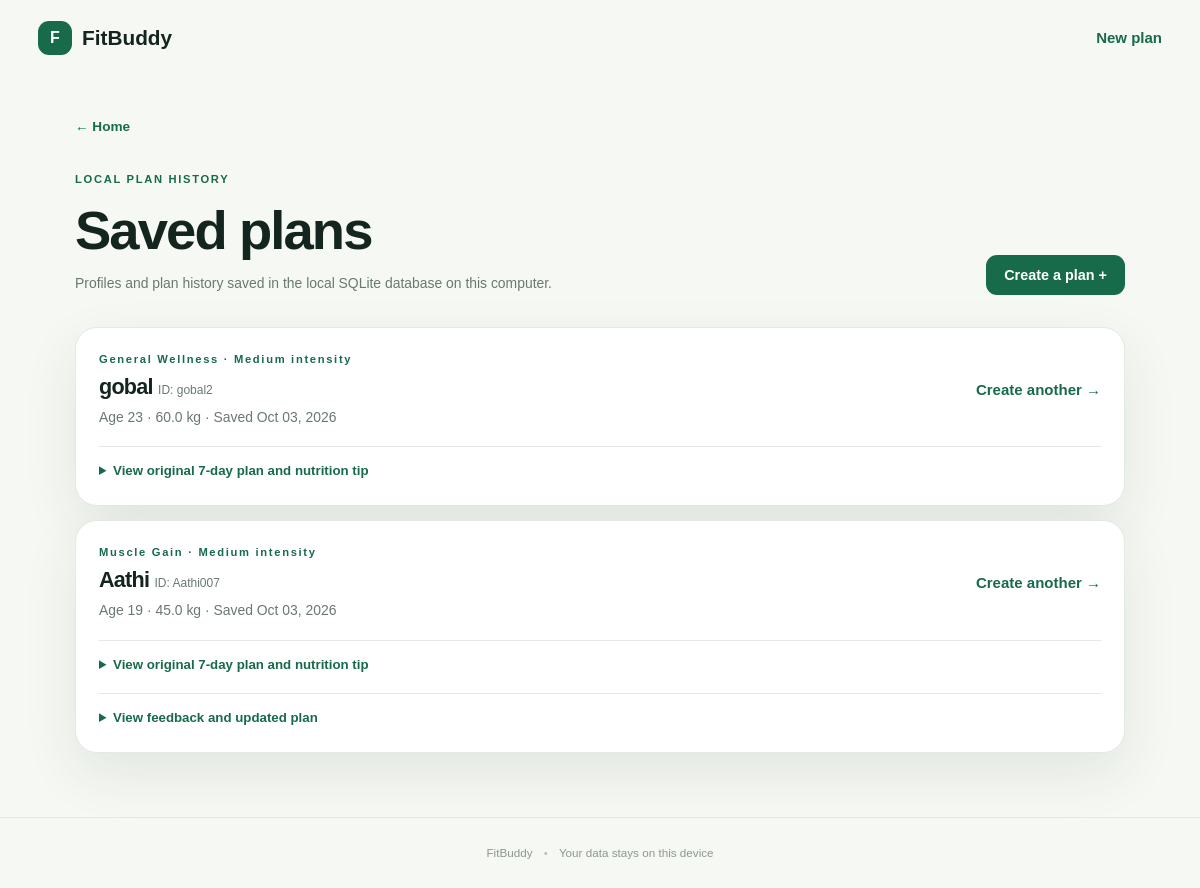
Screenshot of /view-all-users with the database file from the repository.
### app/database.py (models this page shows)
class Base(DeclarativeBase):
    pass

class User(Base):
    __tablename__ = "users"
    id: Mapped[int] = mapped_column(Integer, primary_key=True, index=True)
    user_id: Mapped[str] = mapped_column(String(40), unique=True, index=True, nullable=False)
    name: Mapped[str] = mapped_column(String(80), nullable=False)
    age: Mapped[int] = mapped_column(Integer, nullable=False)
    weight: Mapped[float] = mapped_column(Float, nullable=False)
    goal: Mapped[str] = mapped_column(String(40), nullable=False)
    intensity: Mapped[str] = mapped_column(String(12), nullable=False)
    created_at: Mapped[datetime] = mapped_column(DateTime(timezone=True), default=utc_now, nullable=False)
    plans: Mapped[list["WorkoutPlan"]] = relationship(back_populates="user", cascade="all, delete-orphan")

class WorkoutPlan(Base):
    __tablename__ = "workout_plans"
    id: Mapped[int] = mapped_column(Integer, primary_key=True, index=True)
    user_pk: Mapped[int] = mapped_column(ForeignKey("users.id", ondelete="CASCADE"), nullable=False, index=True)
    original_plan: Mapped[str] = mapped_column(Text, nullable=False)
    updated_plan: Mapped[str | None] = mapped_column(Text, nullable=True)
    nutrition_tip: Mapped[str] = mapped_column(Text, nullable=False)
    feedback: Mapped[str | None] = mapped_column(Text, nullable=True)
    created_at: Mapped[datetime] = mapped_column(DateTime(timezone=True), default=utc_now, nullable=False)
    updated_at: Mapped[datetime] = mapped_column(DateTime(timezone=True), default=utc_now, onupdate=utc_now, nullable=False)
    user: Mapped[User] = relationship(back_populates="plans")

### app/routes.py (the view)
@router.get("/view-all-users", response_class=HTMLResponse, name="all_users")
def view_all_users(request: Request, db: Session = Depends(get_db)):
    try:
        users = database.get_all_users(db)
        rows = []
        for user in users:
            for record in user.plans:
                rows.append({"user": user, "record": record, "original": json.loads(record.original_plan), "updated": json.loads(record.updated_plan) if record.updated_plan else None})
        return _render(request, "all_users.html", rows=rows)
    except Exception:
        logger.exception("Could not load admin dashboard")
        return _render(request, "error.html", message="We couldn't load the saved plans.", status_code=500)

### templates/all_users.html (shortened to what this page needs)
<!doctype html><html lang="en"><head><link rel="stylesheet" href="{{ url_for('static', path='/css/style.css') }}"></head><body>
<header class="topbar"><a class="brand" href="/"><span class="brand-mark">F</span> FitBuddy</a><a class="nav-link" href="/">New plan</a></header><main class="content-shell"><a class="back-link" href="/">← Home</a><section class="result-intro"><div><p class="eyebrow">LOCAL PLAN HISTORY</p><h1>Saved plans</h1><p class="muted">Profiles and plan history saved in the local SQLite database on this computer.</p></div><a class="button button-primary" href="/">Create a plan +</a></section>
{% if rows %}<div class="saved-list">{% for row in rows %}<article class="saved-card"><div class="saved-header"><div><p class="eyebrow">{{ row.user.goal }} · {{ row.user.intensity }} intensity</p><h2>{{ row.user.name }} <span class="user-id">ID: {{ row.user.user_id }}</span></h2><p class="muted">Age {{ row.user.age }} · {{ '%.1f'|format(row.user.weight) }} kg · Saved {{ row.record.created_at.strftime('%b %d, %Y') }}</p></div><a class="text-link" href="/?user_id={{ row.user.user_id }}">Create another →</a></div><details><summary>View original 7-day plan and nutrition tip</summary></details>{% if row.updated %}<details><summary>View feedback and updated plan</summary></details>{% endif %}</article>{% endfor %}</div>{% else %}<div class="empty-state"><span class="feature-icon">◷</span><h2>No saved plans yet</h2><p>Create your first plan and it will show up here.</p><a class="button button-primary" href="/">Make my plan</a></div>{% endif %}</main><footer class="site-footer">FitBuddy <span>•</span> Your data stays on this device</footer></body></html>

### static/css/style.css (style rules this page uses)
:root { --ink:#14251f;--muted:#697872;--green:#176b4a;--green-dark:#10553a;--mint:#e6f4ec;--lime:#c6ed78;--cream:#f6f8f3;--line:#e3e9e3;--white:#fff;--shadow:0 20px 55px rgba(24,54,39,.09) }
* { box-sizing:border-box }
body { margin:0;background:var(--cream);color:var(--ink);font-family:'DM Sans',Arial,sans-serif;font-size:15px;line-height:1.55 }
h1,h2,h3 { font-family:Manrope,'DM Sans',sans-serif;line-height:1.15;letter-spacing:-.035em;margin:0 }
h1 { font-size:clamp(2.5rem,5vw,4.7rem);font-weight:800 }
h2 { font-size:1.55rem;font-weight:750 }
.topbar { height:76px;max-width:1180px;margin:auto;padding:0 28px;display:flex;align-items:center;justify-content:space-between }
.brand { font-family:Manrope,sans-serif;font-weight:800;font-size:1.3rem;color:var(--ink);text-decoration:none;display:flex;align-items:center;gap:10px }
.brand-mark { display:inline-grid;place-items:center;background:var(--green);color:white;width:34px;height:34px;border-radius:11px;font-size:1rem }
.nav-link,.text-link { color:var(--green);text-decoration:none;font-weight:700 }
.page-shell,.content-shell { width:min(1120px,calc(100% - 48px));margin:32px auto 64px }
.eyebrow { font-size:.7rem;font-weight:800;letter-spacing:.15em;color:var(--green);margin:0 0 12px }
.form-card,.feedback-card,.saved-card { background:var(--white);border:1px solid var(--line);border-radius:22px;box-shadow:var(--shadow) }
.button { display:inline-flex;align-items:center;justify-content:center;gap:9px;border:0;text-decoration:none;border-radius:11px;padding:12px 18px;font:700 .9rem 'DM Sans',sans-serif;cursor:pointer;transition:transform .15s,background .15s }
.button-primary { background:var(--green);color:white }
.feature-strip p,.muted { color:var(--muted);margin:0;font-size:.87rem }
.site-footer { text-align:center;color:#8b9790;font-size:.73rem;padding:26px;border-top:1px solid var(--line) }
.site-footer span { margin:0 8px;color:#b6c4b9 }
.content-shell { max-width:1050px }
.back-link { display:inline-block;color:var(--green);text-decoration:none;font-weight:700;font-size:.85rem;margin:8px 0 22px }
.result-intro { display:flex;align-items:flex-end;justify-content:space-between;gap:24px;margin:12px 0 32px }
.result-intro h1 { font-size:clamp(2.2rem,5vw,3.4rem);margin-bottom:10px }
.saved-list { display:flex;flex-direction:column;gap:14px }
.saved-card { padding:23px }
.saved-header { display:flex;align-items:center;justify-content:space-between;gap:20px }
.saved-header h2 { font-size:1.35rem;margin-bottom:7px }
.saved-header .eyebrow { margin-bottom:7px }
.user-id { font:500 .75rem 'DM Sans',sans-serif;color:var(--muted);letter-spacing:0 }
.saved-card details { border-top:1px solid var(--line);margin-top:18px;padding-top:14px }
.saved-card summary { cursor:pointer;color:var(--green);font-weight:700;font-size:.83rem }

### rows the page displays
User: user.goal "General Wellness", user.intensity "Medium", user.name "gobal", user.user_id "gobal2", user.age "23", user.weight "60.0"
WorkoutPlan: record.created_at "Oct 03, 2026"
User: user.goal "Muscle Gain", user.intensity "Medium", user.name "Aathi", user.user_id "Aathi007", user.age "19", user.weight "45.0"
WorkoutPlan: record.created_at "Oct 03, 2026"
